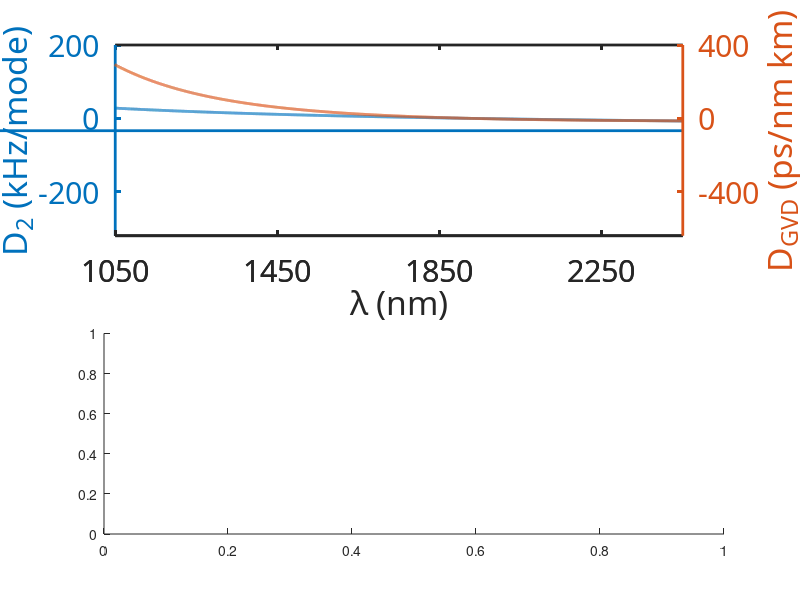
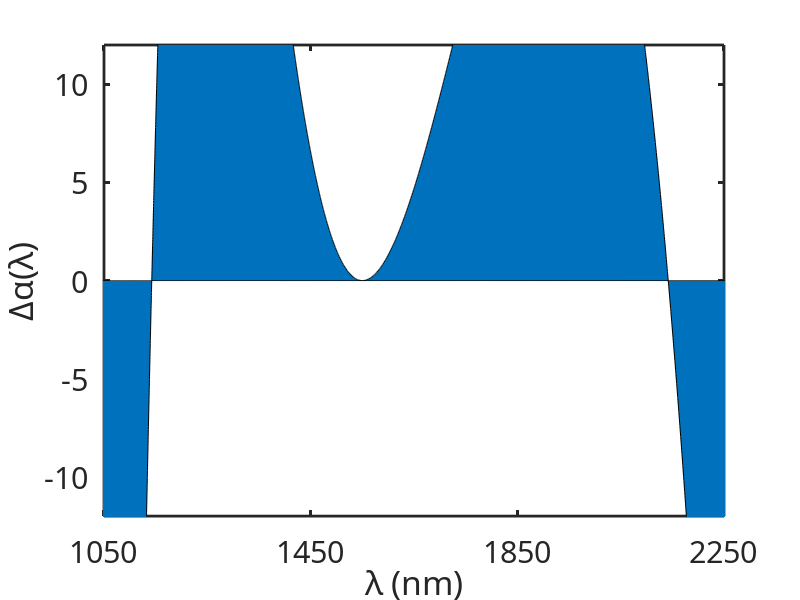

Source code (MATLAB) for these figures, in order: (Note: this script raises an error after producing the figures.)
clear
clc
close all

%4/26/16

c = 2.9979e8; % speed of light (m/s)

lc = 1550*1e-9; % laser wavelength (meters)

wl_lim=[1050 2450];
wl_tick=1050:400:2450;


%% define number of t points to step through and time grid
tphot_end=200; % end time in terms of photon lifetimes
Nt=2e5;         % ???
h_phot=5e-3;    % ???
h=h_phot/2;     % ???
tol=5e-6;       % ???




%% for silica (silicon nitride??)
% user specified values
no=2; %index of refraction
fr=33e9; %rep rate
% Q=7.9e5; %105 fs, 200 mW
% Q=1.12e6; %94 fs, 100 mW
% Q=1.5e6; %100 fs, 56 mW
% Q=1.4e6; %94 fs, 64 mW
% Q=2e6;  %105 fs, 31 mW
% % Q=5e6; %272 fs, 5 mW
% % Q=3e6; %140 fs, 14 mW
% Q=2.885e5;
mode_area=(1e-6)^2;

n2=24e-20; %m^2/W (for silicon nitride)
hbar=1e-34;

% these values follow from those above
tRT=1/fr; %round trip time
diameter=tRT*(c/no)/pi; %resonator diameter, approximate
r=diameter/2;
fc=c/lc;
wc=2*pi*fc;

circumference=tRT*(c/no);
g0=n2*c*hbar*wc.^2/(no^2*circumference*mode_area)

%helpful information to display while code runs


%% define number of theta points to calculate (equivalently, number of
% modes carried in simulation)
Ntheta=2^nextpow2(16000);
dtheta=2*pi/Ntheta;


theta=(-Ntheta/2:Ntheta/2-1)*dtheta;
k=[0:Ntheta/2-1 -Ntheta/2:-1]; % because this is how Matlab orders its modes for the FFT
kfreq=fc+fr*k;
kwave=c./kfreq;



%% define parameters of physical system:
% alpha=41/30;
% rho=1.1;

% single soliton with beta(2) = -8e-
alpha=2.0;
F2=3.0


% alpha=0.5;
% F2=10.5

% % nice soliton with beta(2) = -8e-5
% alpha= 2.5;
% F2 = 100

% normal nice
% alpha=2.5;
% F2 = 10

% F2=(1+(rho-alpha)^2)*rho
% F=sqrt(F2)
    
% dPM=7.5*pi;
dPM=20*pi;

F=cos(pi/2*sin(theta/2).^2).*exp(1i*dPM*cos(theta));
Fch=F;
F=fftshift(ifft(abs(fft(F))));
F=F/max(abs(F))*sqrt(F2);


pump_power=1e-3

dwo=sqrt(pump_power/mean(abs(F).^2)*8*g0/(hbar*wc)) % ???
Q=wc/dwo % External Q-factor?
PP_no_pulse=max(abs(F).^2)*dwo^2*hbar*wc/(8*g0)


fh=figure;
DWb=1120*1e-9;
DWr=2*DWb;
DWbk=(c./(DWb)-c./lc)/fr;
DWrk=(c./(DWr)-c./lc)/fr;
Nc=(DWbk+DWrk)/2;
Ns=DWbk-Nc;

%%%%%%%%%%%%%%%%%%%%%%%%
beta(1)=0e-5;
% beta(1)= 0e-4;


%beta(2)=-1e-5;
beta(2)=-8e-5;
beta(4)=12*beta(2)/(Nc^2-Ns^2);
beta(3)=-1*beta(4)*Nc/2;
beta(5)=1e-13;
beta(6)=6e-16;
beta(7)=-2.2e-18;

% beta(4)=0
% beta(3)=0
% beta(5)=0
% beta(6)=0
% beta(7)=0

fh2=figure
dalpha=0;
for j=1:length(beta)
    dalpha=dalpha+1i*beta(j)/factorial(j)*k.^j;
end
% NicePlot([kwave'*1e9,imag(dalpha')]);
M=sortrows([kwave'*1e9,imag(dalpha')],1);
area(M(:,1),M(:,2));
axis([wl_lim -100 100]);
set(gca,'xtick',wl_tick);

figure(fh);
subplot(2,1,1);
D=-beta*dwo/(4*pi);
D2=D(2:end);
temp=0;
for jj=1:length(D2)
    temp=temp+D2(jj)^jj.*k'.^(jj-1)/factorial(jj-1);
end
D2=temp*1e-3;

Dgvd=D2*1e3*no/c*1/fr^2*2*pi*c./kwave'.^2*1e12/(1e-3*1e9);
M=sortrows([kwave'*1e9,Dgvd],1);

[ax,h1,h2]=plotyy(kwave'*1e9,D2,M(:,1),M(:,2));
axis(ax(1),[wl_lim -320 200]);
axis(ax(2),[wl_lim -640 400]);
set(ax,'xtick',wl_tick);
set(ax,'linewidth',2,'fontname','calibri','fontsize',22);
set([h1 h2],'linewidth',2);
set(ax(1),'ytick',[-200 0 200]);
set(ax(2),'ytick',[-400 0 400]);
xlabel('\lambda (nm)');
ylabel(ax(1),'D_2 (kHz/mode)');
ylabel(ax(2),'D_{GVD} (ps/nm km)');

% pump_power_2=0.5;
% dwo_2=sqrt(pump_power_2/mean(abs(F).^2)*8*g0/(hbar*wc))
% Q_2=wc/dwo_2
% PP_no_pulse_2=max(abs(F).^2)*dwo_2^2*hbar*wc/(8*g0)
% D_2=-beta*dwo_2/(4*pi);
% D2=D_2(2:end);
% temp=0;
% for jj=1:length(D2)
%     temp=temp+D2(jj)^jj.*k'.^(jj-1)/factorial(jj-1);
% end
% D2=temp;
% 
% 
% hold on
% Dgvd_2=D2_2*1e3*no/c*1/fr^2*2*pi*c./kwave'.^2*1e12/(1e-3*1e9);
% M=sortrows([kwave'*1e9,0.5*Dgvd_2],1); % cut by 1/2 here because I have to plot it on the left axis, 
% %which has half the scale of the right axis
% h3=plot(ax(1),kwave'*1e9,D2_2,'linewidth',1,'color',get(h1,'color'),'linewidth',2,'linestyle','--');
% plot(ax(1),M(:,1),M(:,2),'linewidth',1,'color',get(h2,'color'),'linewidth',2,'linestyle','--');
% 
% hL=legend([h1 h3],['P=' num2str(pump_power*1e3) 'mW (' num2str(PP_no_pulse,1) 'W), Q=7e5'],['P=' num2str(pump_power_2*1e3) 'mW (' num2str(PP_no_pulse_2,2) 'W), Q=2e5'],'location','south');
% % set(hL,'units','normalized');
% % P=get(hL,'position');
% % P(1)=0.93*P(1);
% % set(hL,'position',P);
% legend boxoff



disp(['modal dispersion: ' num2str(-beta(2)*dwo/(2*2*pi)) ' Hz/mode']) %was -0.01 1:44 pm 6/25/15
mod_freq_diff=-dwo*beta(1)/(2*2*pi)





disp(['photon lifetime is ' num2str(1/dwo*1e9) ' nanoseconds']);
disp(['resonance linewidth is ' num2str(dwo/(2*pi*1e6)) ' MHz']);

figure(fh2);
xlabel('\lambda (nm)');
ylabel('\Delta\alpha(\lambda)');
set(gca,'fontsize',22,'fontname','calibri','linewidth',2);
axis([1050 2250 -12 12]);



%% make linear operator for dispersion, detuning, and loss
D=-(1+1i*alpha);
for j=1:length(beta)
    D=D+1i*beta(j)/factorial(j)*k.^j;
end

%% define pumping waveform




figure(fh);
subplot(2,1,2);
h1=NicePlot(sortrows([kwave'*1e9,10*log10(abs(fft(F')/max(abs(fft(F)))).^2)],1),'o');
color1=get(h1,'color');
axis([1525 1575 -60 5]);
xlabel('\lambda (nm)');
ylabel('P (dB)');
text(1545,-35,{'f_{rep}=33 GHz','PM depth 22.5\pi'},'fontname','calibri','fontsize',22,'color',color1);
P=get(gcf,'position');
P(2)=P(2)/2;
P(4)=1.3*P(4);
set(gcf,'position',P);
set(gca,'units','inches');
set(ax,'units','inches');
P(3)=1.3*P(3);
set(gcf,'position',P);
P=get(gca,'position');
P(1)=P(1)+0.5;
P(2)=P(2)+0.15;
set(gca,'position',P);
set(gca,'units','normalized');
P=get(ax(1),'position');
P(1)=P(1)+0.5;
P(2)=P(2)+0.18;
set(ax,'position',P);
set(ax,'units','normalized')
F=F.*exp(1i*cos(theta)*10*pi);

P=get(gcf,'position');
P([3 4])=P([3 4])*1.2;
set(gcf,'position',P);




%% define input waveform





A=zeros(size(theta)); %psi is the single-time wavefunction of theta
A_in=A; %save it for later


%% iteration scheme
dtphot_plot=1; %plot every dtphot_plot photon lifetimes
iter=0;
piter=1;

I=abs(A).^2; %intensity


runningfig=figure;

%intensity part of plot
subplot(3,1,1);
hp=NicePlot([theta'/pi,I']);
color1=get(hp,'color');
xlabel('\theta/\pi ');
ylabel('I (arb)');
axis([-1 1 0 3]);
hold on
hp1_2=NicePlot([theta'/pi,abs(F').^2/max(abs(F).^2)*max(I)]);
color2=get(hp1_2,'color');
NicePlot([theta'/pi,abs(Fch').^2/max(abs(Fch).^2)]);

%spectrum part of plot
subplot(3,1,2);
spec=abs(fft(A)).^2;
spec=10*log10(spec/max(spec)); %normaize and convert to dB
hs=bar(kwave*1e9,spec,'basevalue',-100,'linewidth',1,'edgecolor',color1,'facecolor',color1);
% set(hs,'edgealpha',0.1);
set(gca,'fontsize',22,'fontname','calibri','linewidth',2);
xlabel('\lambda (nm)');
ylabel('Power (dB)');
axis([wl_lim -100 0]);
set(gca,'xtick',wl_tick);
drawnow
hold on

specin=10*log10(abs(fft(F)).^2); specin=specin-max(specin);
bar(kwave*1e9,specin,'basevalue',-100,'linewidth',1,'edgecolor',color2,'facecolor',color2);

subplot(3,1,3);
hp2=NicePlot([theta'/pi*tRT*1e15,I']);
xlabel('t (fs)');
ylabel('I (arb)');
axis([-1500 1500 0 6]);
hold on
hp3=NicePlot([theta'/pi*tRT*1e15,abs(F').^2/max(abs(F).^2)*max(I)]);

Tfs=theta'/pi*tRT*1e15;

min_field=sqrt(2*g0/dwo*1/2); %half a photon per mode

%%do the iteration

tphot=0;
tphot_plot=dtphot_plot;

pump_adj=0;


Do=D;


while tphot<tphot_end
    
%     if tphot>20
%         [~,ind]=max(I);
%         tmax=theta(ind)'/pi*tRT*1e15;
%         D=Do+1i*1e-4*tmax*k;
%     end



    iter=iter+1;
    error=1;
    
    h=2*h; %to account for the halving on the first iteration
    Aft=fft(A);
    
    while error>2*tol
        %% take one step
        
        AI=ifft(exp(D*h/2).*Aft);
        k1=ifft(exp(D*h/2).*fft(h*(1i*abs(A).^2.*A+F)));
        
        Ak2=AI+k1/2;
        k2=h*(1i*abs(Ak2).^2.*Ak2+F);
        
        Ak3=AI+k2/2;
        k3=h*(1i*abs(Ak3).^2.*Ak3+F);
        
        Ak4=ifft(exp(D*h/2).*fft(AI+k3));
        k4=h*(1i*abs(Ak4).^2.*Ak4+F);
        
        A1=ifft(exp(D*h/2).*fft(AI+k1/6+k2/3+k3/3))+k4/6;
        
        %% take two half steps
        h=h/2;
        A2=A;
        for jstep=1:2
            AI=ifft(exp(D*h/2).*Aft);
            k1=ifft(exp(D*h/2).*fft(h*(1i*abs(A2).^2.*A2+F)));
            
            Ak2=AI+k1/2;
            k2=h*(1i*abs(Ak2).^2.*Ak2+F);
            
            Ak3=AI+k2/2;
            k3=h*(1i*abs(Ak3).^2.*Ak3+F);
            
            Ak4=ifft(exp(D*h/2).*fft(AI+k3));
            k4=h*(1i*abs(Ak4).^2.*Ak4+F);
            
            A2=ifft(exp(D*h/2).*fft(AI+k1/6+k2/3+k3/3))+k4/6;
            if jstep>1
                break
            end
            Aft=fft(A2);
        end
        
        %% get the error
        
%         Af=4/3*A2-1/3*A1;
        error=sqrt(sum(abs(A2-A1).^2)/sum(abs(A2).^2));
        
    end
    h_phot=4*h;
    tphot=tphot+h_phot;
    Aft=fft(4/3*A2-1/3*A1);
    Aft=Aft+min_field*exp(1i*2*pi*rand(size(A))).*(abs(Aft)<min_field);
    A=ifft(Aft);
    I=abs(A).^2;
    
    h=2^(-1/3)*h*(error>tol)+2^(1/3)*h*(error<=tol);
    
    
    
    
    
    
    
    drawnow
    %runnning data storage and plotting
    if tphot>tphot_plot;
        Alog(piter,:)=A;
        Aftlog(piter,:)=Aft;
        tphotlog(piter)=tphot;
        subplot(3,1,1);
        set(hp,'xdata',theta'/pi,'ydata',I');
        set(hp1_2,'ydata',abs(F').^2/max(abs(F).^2)*max(I));
        title(['iter ' num2str(iter) ', ' num2str(tphot,3) '\tau_\gamma']);
%                 title([num2str(tSI(piter+1)*1e6,2) ' \mus, iter ' num2str(iter)]);
%                 set(ht,'string',[num2str(tPhot(piter+1),2) '\tau_{phot}, ' num2str(mean(I),5) ' avg pow' ]);
%                 set(ht,'string',[num2str(tPhot(piter+1),2) '\tau_{phot}']);
%                 set(htext2,'string',['RTs=' num2str(round(RTs(q)))]);
        subplot(3,1,2);
        spec=10*log10(abs(Aft).^2);
        spec=spec-max(spec)-pump_adj*(k~=0);
        
       
        
        
        set(hs,'ydata',spec);
        
         subplot(3,1,1);
        set(hp2,'ydata',I');
        set(hp3,'ydata',abs(F').^2/max(abs(F).^2)*max(I));
        drawnow
        
        piter=piter+1;
        tphot_plot=tphot_plot+dtphot_plot;
    end
end
return
subplot(3,1,1);
title('');

subplot(3,1,3);
firstind=find(I>max(I)/2,1,'first');
lastind=find(I>max(I)/2,1,'last');
t_first=Tfs(firstind);
t_last=Tfs(lastind);
FWHM=t_last-t_first;
text(500,1.2,['FWHM ' num2str(FWHM,2) 'fs'],'fontsize',22,'fontname','calibri','color',color1);
% text(-1400,1.2,{['pump P= ' num2str(pump_power*1e3,2) 'mW'],...
%     ['Q=' num2str(Q,6)]},'fontsize',22,'fontname','calibri','color',color1);

set(gcf,'units','normalized');
set(gcf,'position',[0.3 0.15 0.4 0.7]);
drawnow
set(gcf,'paperpositionmode','auto');
print('final output three DWs', '-dpng', '-r400');

figure(fh);
set(gcf,'paperpositionmode','auto');
print('input and dispersion three DWs','-dpng','-r400');

figure(fh2);
set(gcf,'paperpositionmode','auto');
xlabel('\lambda (nm)');
ylabel('\alpha(\lambda)');
print('alpha lambda three DWs','-dpng','-r400');




